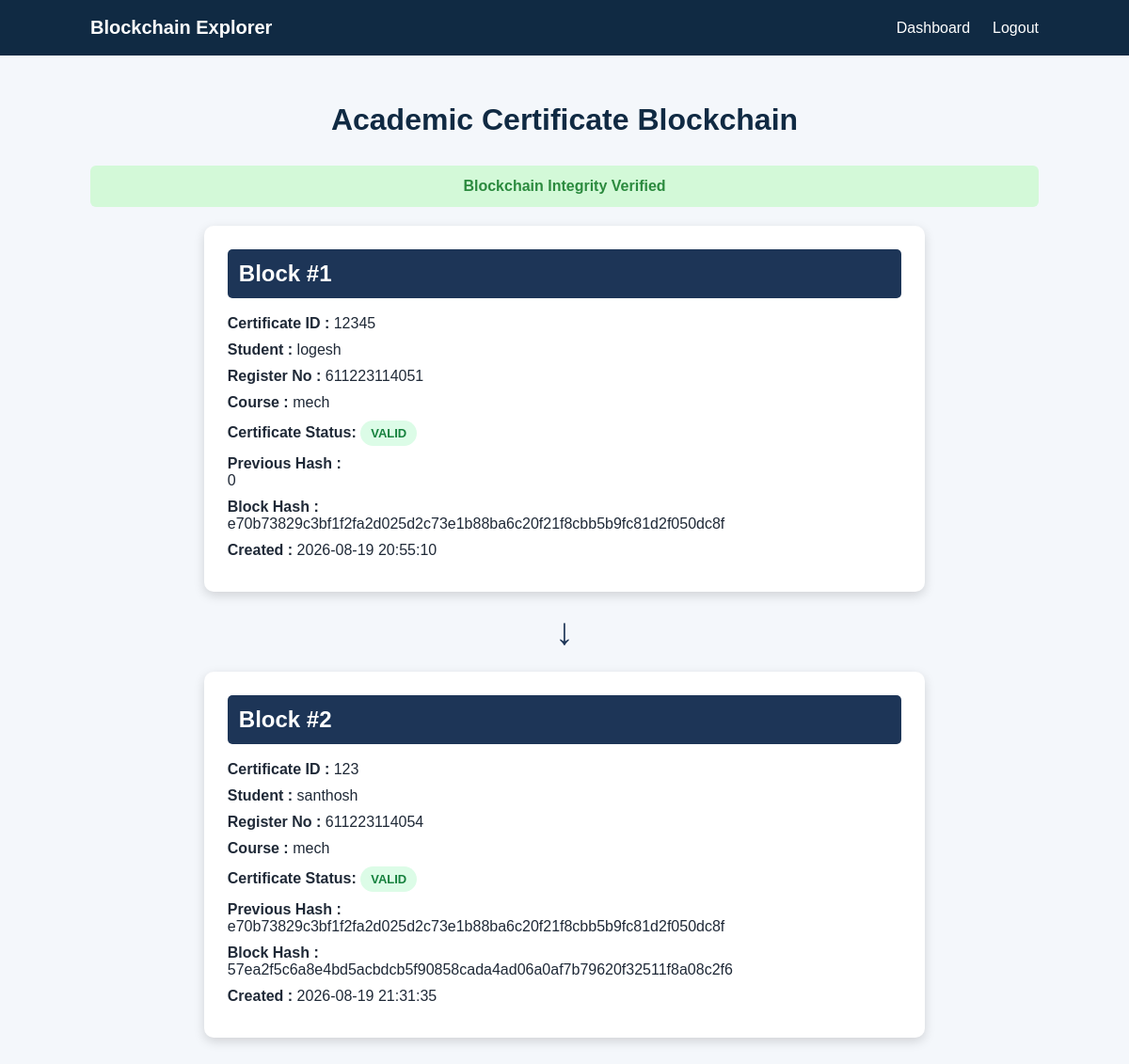
Screenshot of /blockchain (signed in) with the database file from the repository.
### tables this page shows
CREATE TABLE certificates (
    id INTEGER PRIMARY KEY AUTOINCREMENT,
    admin_id INTEGER,
    certificate_id TEXT NOT NULL,
    student_name TEXT NOT NULL,
    register_number TEXT NOT NULL,
    course TEXT NOT NULL,
    institution TEXT NOT NULL,
    issue_date TEXT NOT NULL,
    file_name TEXT NOT NULL,
    qr_code TEXT NOT NULL,
    certificate_hash TEXT NOT NULL,
    previous_hash TEXT NOT NULL,
    block_hash TEXT NOT NULL,
    created_at TEXT NOT NULL,
    status TEXT NOT NULL DEFAULT 'VALID',
    revoked_at TEXT
);

### app.py (the view)
@app.route("/blockchain")
def blockchain_records():
    if "admin" not in session:
        return redirect(url_for("login"))
    admin_id = session["admin_id"]
    certificates = get_admin_certificates(admin_id)
    chain_valid = verify_blockchain_integrity(admin_id)
    return render_template(
        "blockchain.html",
        certificates=certificates,
        chain_valid=chain_valid
    )

### blockchain.py (called while the page is built)
def generate_block_hash(
    certificate_id,
    student_name,
    register_number,
    course,
    institution,
    issue_date,
    certificate_hash,
    previous_hash,
    timestamp
):
    block_data = {
        "certificate_id": certificate_id,
        "student_name": student_name,
        "register_number": register_number,
        "course": course,
        "institution": institution,
        "issue_date": issue_date,
        "certificate_hash": certificate_hash,
        "previous_hash": previous_hash,
        "timestamp": timestamp
    }
    block_string = json.dumps(
        block_data,
        sort_keys=True
    ).encode()
    return hashlib.sha256(block_string).hexdigest()

### database.py (called while the page is built)
def get_connection():
    connection = sqlite3.connect(DATABASE_NAME)
    connection.row_factory = sqlite3.Row
    return connection

def get_admin_certificates(admin_id):
    connection = get_connection()
    cursor = connection.cursor()
    cursor.execute("""
        SELECT *,
               ROW_NUMBER() OVER (
                   PARTITION BY admin_id
                   ORDER BY id ASC
               ) AS display_id
        FROM certificates
        WHERE admin_id = ?
        ORDER BY id ASC
    """, (admin_id,))
    certificates = cursor.fetchall()
    connection.close()
    return certificates

### templates/blockchain.html (shortened to what this page needs)
<!DOCTYPE html>
<html>
<head>
<link
rel="stylesheet"
href="{{ url_for('static', filename='style.css') }}"
>
</head>
<body>
<header class="navbar">
<div class="logo">
Blockchain Explorer
</div>
<nav>
<a href="/dashboard">
Dashboard
</a>
<a href="/logout">
Logout
</a>
</nav>
</header>
<div class="blockchain-section">
<h1>Academic Certificate Blockchain</h1>
{% if chain_valid %}
<div class="success-message">
Blockchain Integrity Verified
</div>
{% else %}
<div class="error-message">
Blockchain Integrity Failed
</div>
{% endif %}
<div class="chain-container">
{% for certificate in certificates %}
<div class="block-card">
<h2>Block #{{ loop.index }}</h2>
<p>
<strong>Certificate ID :</strong>
{{ certificate["certificate_id"] }}
</p>
<p>
<strong>Student :</strong>
{{ certificate["student_name"] }}
</p>
<p>
<strong>Register No :</strong>
{{ certificate["register_number"] }}
</p>
<p>
<strong>Course :</strong>
{{ certificate["course"] }}
</p>
<p>
    <strong>Certificate Status:</strong>
    {% if certificate["status"] == "REVOKED" %}
        <span class="status-revoked">
            REVOKED
        </span>
    {% else %}
        <span class="status-valid">
            VALID
        </span>
    {% endif %}
</p>
<p>
<strong>Previous Hash :</strong>
<br>
{{ certificate["previous_hash"] }}
</p>
<p>
<strong>Block Hash :</strong>
<br>
{{ certificate["block_hash"] }}
</p>
<p>
<strong>Created :</strong>
{{ certificate["created_at"] }}
</p>
</div>
{% if not loop.last %}
<div class="arrow">
↓
</div>
{% endif %}
{% endfor %}
</div>
</div>
</body>
</html>

### static/style.css (style rules this page uses)
* { margin: 0; padding: 0; box-sizing: border-box; }
body { font-family: Arial, sans-serif; background: #f4f7fb; color: #1f2937; }
.navbar { background: #102a43; color: white; padding: 18px 8%; display: flex; justify-content: space-between; align-items: center; }
.logo { font-size: 20px; font-weight: bold; }
.navbar nav { display: flex; gap: 24px; }
.navbar a { color: white; text-decoration: none; font-weight: 500; }
.success-message { background: #d3f9d8; color: #2b8a3e; padding: 13px; border-radius: 6px; margin-bottom: 18px; text-align: center; font-weight: bold; }
.blockchain-section { min-height: 85vh; padding: 50px 8%; }
.blockchain-section > h1 { text-align: center; color: #102a43; margin-bottom: 30px; }
.block-card { background: white; padding: 25px; border-radius: 10px; box-shadow: 0 4px 14px rgba(0, 0, 0, 0.08); }
.block-card h2 { color: #1d4ed8; margin-bottom: 18px; }
.block-card p { margin-bottom: 10px; }
.chain-container { width:80%; margin:auto; }
.block-card { background:white; padding:25px; margin:20px; border-radius:10px; box-shadow:0 4px 12px rgba(0,0,0,0.15); }
.block-card h2 { background:#1d3557; color:white; padding:12px; border-radius:5px; }
.arrow { text-align:center; font-size:40px; color:#1d3557; }
.status-valid { display: inline-block; padding: 6px 11px; background: #dcfce7; color: #15803d; border-radius: 20px; font-size: 13px; font-weight: bold; }

### rows the page displays
certificates: certificate_id "12345", student_name "logesh", register_number "611223114051", course "mech", status "VALID", previous_hash "0", block_hash "e70b73829c3bf1f2fa2d025d2c73e1b88ba6c20f21f8cbb5b9fc81d2f050dc8f", created_at "2026-08-19 20:55:10"
certificates: certificate_id "123", student_name "santhosh", register_number "611223114054", course "mech", status "VALID", previous_hash "e70b73829c3bf1f2fa2d025d2c73e1b88ba6c20f21f8cbb5b9fc81d2f050dc8f", block_hash "57ea2f5c6a8e4bd5acbdcb5f90858cada4ad06a0af7b79620f32511f8a08c2f6", created_at "2026-08-19 21:31:35"
